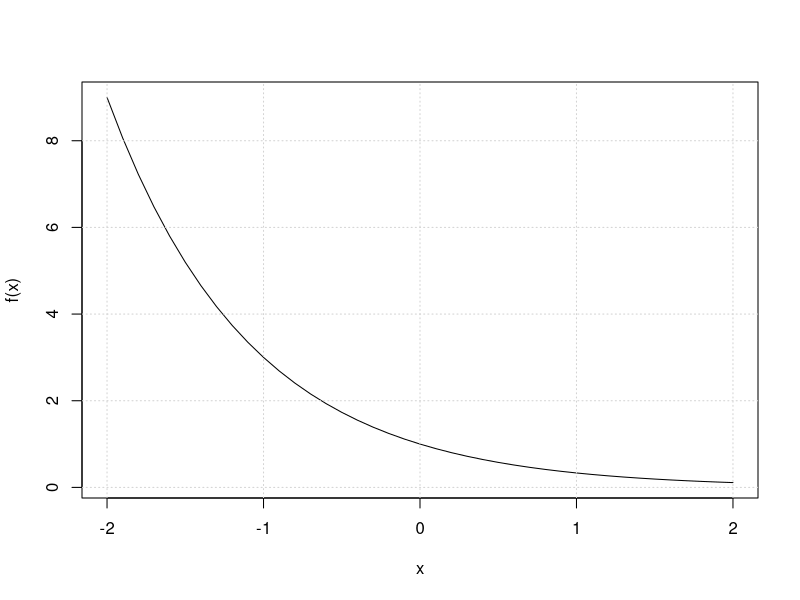
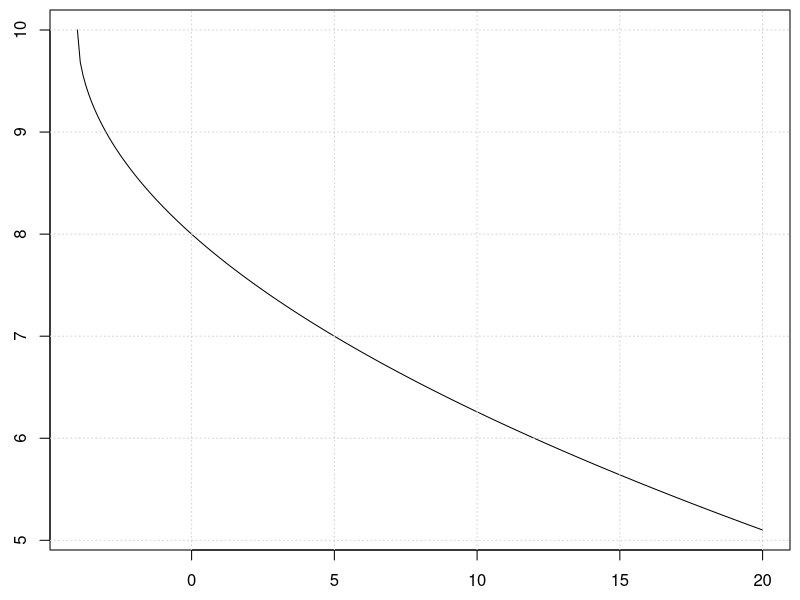
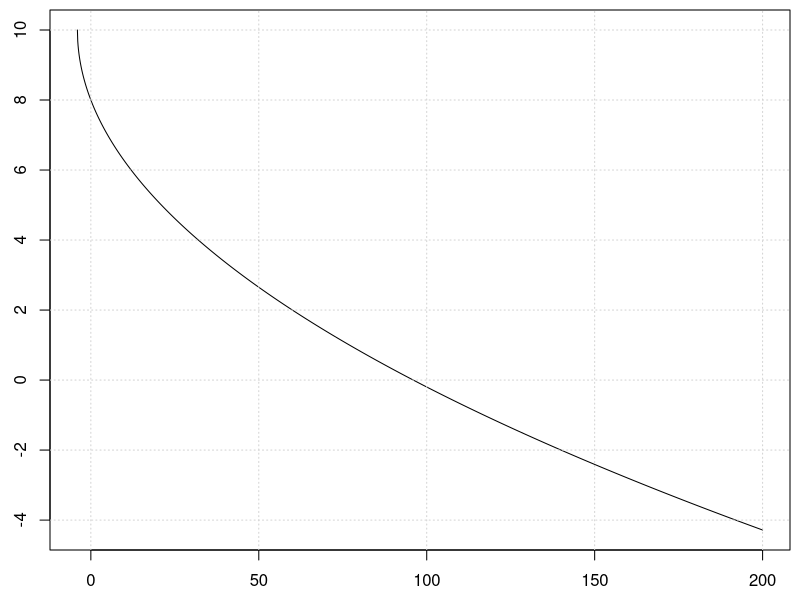

Generate these figures, in order, with R:
f <- function(x){3^(-x)}

x <- seq(-2,2,0.1)
plot(x,f(x),type='l')
grid()

exp(2)
exp(1)


x <- seq(-4,20,0.1)
y <- 10-sqrt(x+4)
par(mar=c(2.5,2.5,0.5,0.5))
plot(x,y,type='l')
grid()


x <- seq(-4,200,0.1)
y <- 10-sqrt(x+4)
par(mar=c(2.5,2.5,0.5,0.5))
plot(x,y,type='l')
grid()

pnt <- function(x){10-sqrt(x+4)}
pnt(0)
pnt(-4)
pnt(21)
pnt(117)
